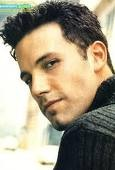
#> input picture Resources/Faces/train/Ben Afflek/1.jpg, 115 x 170 px; its folder holds 3 pictures in this run
$ python trainFaces.py   (Python 2 division)
#> lines starting #> are read from the running program, lines starting #| are printed output that depends on the picture
import cv2
import os
import numpy as np

features = []
labels = []

DIR = 'Resources/Faces/train'
path_faceDetector = 'Resources/haarcascade_frontalface_default.xml'

def trainer():
    haar_cascade = cv2.CascadeClassifier(path_faceDetector)
    People = os.listdir(DIR)

    for people in People:
        people_dir = os.path.join(DIR, people)
        label = People.index(people)
        for img_path in os.listdir(people_dir):
            img = cv2.imread(os.path.join(people_dir, img_path))
#> img is the input picture: shape (170, 115, 3); mean B, G, R 130.9, 151.7, 161.1
            gray = cv2.cvtColor(img, cv2.COLOR_BGR2GRAY)
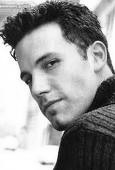
#> gray: shape (170, 115); min 0, max 255, mean 152.2
            blur = cv2.GaussianBlur(gray, (15, 15), 10)
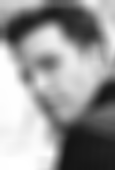
#> blur: shape (170, 115); min 21, max 255, mean 152
            rect_coods = haar_cascade.detectMultiScale(blur, scaleFactor=1.1, minNeighbors=1)
#> rect_coods = ()
            for (x, y, w, h) in rect_coods:
                faces_roi = gray[y:y+h , x:x+w]
                features.append(faces_roi)
                labels.append(label)
#> this loop made 0 passes
#> after the loop, features = []; labels = []
#> pass 2 of the loop in trainer, `for people in People:`:
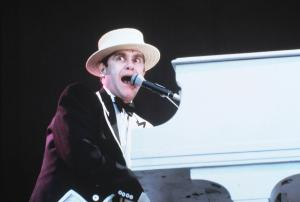
#> input picture Resources/Faces/train/Elton John/1.jpg, 300 x 202 px
#> in trainer, img is the input picture: shape (202, 300, 3); mean B, G, R 113.5, 107.3, 104.2
#> gray: shape (202, 300)
#> in trainer, `blur = cv2.GaussianBlur(gray, (15, 15), 10)`:
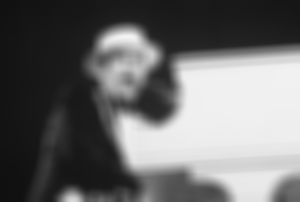
#> blur: shape (202, 300); min 16, max 245, mean 107
#> rect_coods = [[88, 27, 74, 74]]
#> the loop in trainer, `for (x, y, w, h) in rect_coods:` made 1 pass
#> pass 1, in trainer, `faces_roi = gray[y:y+h , x:x+w]`:
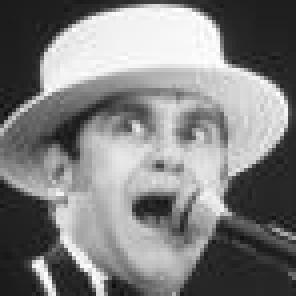
#> faces_roi: shape (74, 74) (shown 4 times larger); min 14, max 255, mean 127.7

trainer()
print(f"{len(features)}, {len(labels)}")
features = np.array(features, dtype='object')
labels = np.array(labels)
np.save('features.npy', features)
np.save('labels.npy', labels)

# features = np.load('features.npy', allow_pickle=True)
# labels = np.load('labels.npy')

face_recognizer =  cv2.face.LBPHFaceRecognizer_create()

# Train the face recognizer
face_recognizer.train(features, labels)
face_recognizer.save('face_recognizer.yml')
